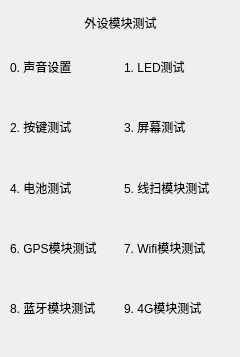
<?xml version="1.0" encoding="UTF-8"?>
<ui version="4.0">
 <class>DialogDeviceTest</class>
 <widget class="QDialog" name="DialogDeviceTest">
  <property name="geometry">
   <rect>
    <x>0</x>
    <y>0</y>
    <width>240</width>
    <height>357</height>
   </rect>
  </property>
  <property name="windowTitle">
   <string>Dialog</string>
  </property>
  <widget class="QWidget" name="horizontalLayoutWidget">
   <property name="geometry">
    <rect>
     <x>10</x>
     <y>10</y>
     <width>221</width>
     <height>25</height>
    </rect>
   </property>
   <layout class="QHBoxLayout" name="horizontalLayout">
    <item>
     <widget class="QLabel" name="label_7">
      <property name="text">
       <string>外设模块测试</string>
      </property>
      <property name="alignment">
       <set>Qt::AlignCenter</set>
      </property>
     </widget>
    </item>
   </layout>
  </widget>
  <widget class="QWidget" name="gridLayoutWidget">
   <property name="geometry">
    <rect>
     <x>10</x>
     <y>40</y>
     <width>222</width>
     <height>295</height>
    </rect>
   </property>
   <layout class="QGridLayout" name="gridLayout">
    <item row="8" column="0">
     <widget class="QLabel" name="label_11">
      <property name="text">
       <string>8. 蓝牙模块测试</string>
      </property>
     </widget>
    </item>
    <item row="2" column="0">
     <widget class="QLabel" name="label">
      <property name="text">
       <string>2. 按键测试</string>
      </property>
     </widget>
    </item>
    <item row="4" column="0">
     <widget class="QLabel" name="label_4">
      <property name="text">
       <string>4. 电池测试</string>
      </property>
     </widget>
    </item>
    <item row="0" column="0">
     <widget class="QLabel" name="label_10">
      <property name="text">
       <string>0. 声音设置  </string>
      </property>
     </widget>
    </item>
    <item row="6" column="0">
     <widget class="QLabel" name="label_6">
      <property name="text">
       <string>6. GPS模块测试</string>
      </property>
     </widget>
    </item>
    <item row="0" column="1">
     <widget class="QLabel" name="label_3">
      <property name="text">
       <string>1. LED测试</string>
      </property>
     </widget>
    </item>
    <item row="2" column="1">
     <widget class="QLabel" name="label_2">
      <property name="text">
       <string>3. 屏幕测试</string>
      </property>
     </widget>
    </item>
    <item row="4" column="1">
     <widget class="QLabel" name="label_5">
      <property name="text">
       <string>5. 线扫模块测试</string>
      </property>
     </widget>
    </item>
    <item row="6" column="1">
     <widget class="QLabel" name="label_8">
      <property name="text">
       <string>7. Wifi模块测试</string>
      </property>
     </widget>
    </item>
    <item row="8" column="1">
     <widget class="QLabel" name="label_9">
      <property name="text">
       <string>9. 4G模块测试</string>
      </property>
     </widget>
    </item>
   </layout>
  </widget>
 </widget>
 <resources/>
 <connections/>
</ui>
